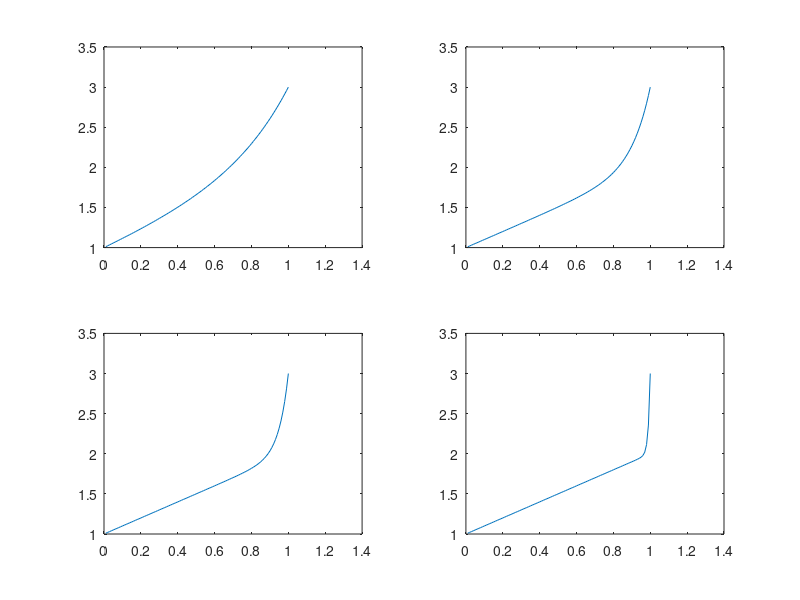

Reproduce this figure in MATLAB.
%initial
alpha=1;
beta=3;
elison=[0.3 0.1 0.05 0.01];
hx=1/100;

for r=1:4

 inter=[0 1];
 x(1)=inter(1);
 %discrete xi
    for i=1:101
        x(i+1)=x(i)+hx;
    end
 x=x(2:101);
 %discretr function   
 u=@(x) alpha+x+(beta-alpha-1)*(exp(x/elison(r))-1)/(exp(1/elison(r))-1);

 U=zeros(1,100);
    for i= 1:100
        U(i)=(u(x(i)));
    end
    subplot(2,2,r);
    plot(x,U)
    
end